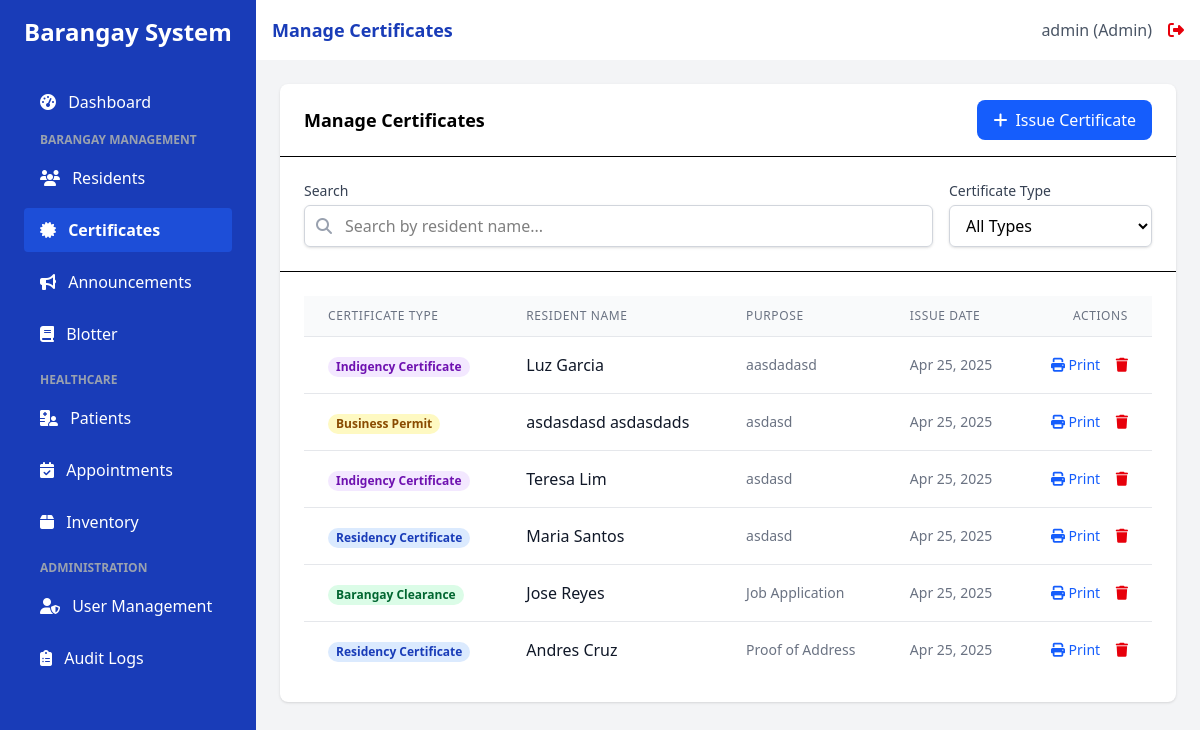
The app's page /certificates (signed in) with its own data.
### app.py (models this page shows, shortened)
class User(UserMixin, db.Model):
    id = db.Column(db.Integer, primary_key=True)
    username = db.Column(db.String(100), unique=True, nullable=False)
    email = db.Column(db.String(100), unique=True, nullable=False)
    password_hash = db.Column(db.String(200), nullable=False)
    role = db.Column(db.String(20), nullable=False, default='staff')  # admin, doctor, nurse, staff
    created_at = db.Column(db.DateTime, default=datetime.utcnow)
    issued_certificates = db.relationship('Certificate', backref='issuer', lazy=True)

class Certificate(db.Model):
    id = db.Column(db.Integer, primary_key=True)
    resident_id = db.Column(db.Integer, db.ForeignKey('resident.id'), nullable=False)
    type = db.Column(db.String(50), nullable=False)
    purpose = db.Column(db.String(200))
    issue_date = db.Column(db.DateTime, default=datetime.utcnow)
    issued_by_id = db.Column(db.Integer, db.ForeignKey('user.id'), nullable=True) # Allow null if needed, or set nullable=False if required
    resident = db.relationship('Resident', backref='certificates')

class Resident(db.Model):
    id = db.Column(db.Integer, primary_key=True)
    first_name = db.Column(db.String(100), nullable=False)
    last_name = db.Column(db.String(100), nullable=False)
    address = db.Column(db.String(200), nullable=False)
    contact_number = db.Column(db.String(20))
    birth_date = db.Column(db.Date)
    created_at = db.Column(db.DateTime, default=datetime.utcnow)
    is_patient = db.Column(db.Boolean, default=False)

### app.py (the view)
@app.route('/certificates')
@login_required
@role_required(['admin', 'staff']) # Or adjust roles as needed
def certificates():
    try:
        issued_certificates = Certificate.query.order_by(Certificate.issue_date.desc()).all()
        all_residents = Resident.query.order_by(Resident.last_name, Resident.first_name).all()
    except OperationalError as e:
        flash(f"Database error: {e}. Could not load certificate or resident data.", 'danger')
        issued_certificates = []
        all_residents = []
    except Exception as e:
        flash(f"An unexpected error occurred: {e}", 'danger')
        issued_certificates = []
        all_residents = []
    return render_template('certificates.html',
                           title="Manage Certificates",
                           certificates=issued_certificates,
                           residents=all_residents) # Pass residents to the template

### app.py (called while the page is built)
@login_manager.user_loader
def load_user(user_id):
    return User.query.get(int(user_id))

def role_required(roles):
    def decorator(f):
        @wraps(f)
        def decorated_function(*args, **kwargs):
            if not current_user.is_authenticated or current_user.role not in roles:
                flash('You do not have permission to access this page.', 'danger')
                return redirect(url_for('login'))
            return f(*args, **kwargs)
        return decorated_function
    return decorator

### templates/certificates.html (shortened to what this page needs)
{% extends 'base.html' %}
{% block content %}
<div x-data="certificateSystem()" class="bg-white rounded-lg shadow">
    <div class="border-b px-6 py-4 flex items-center justify-between">
        <h2 class="font-semibold text-lg">Manage Certificates</h2>
        <button @click="openModal()" class="bg-blue-600 hover:bg-blue-700 text-white px-4 py-2 rounded-lg flex items-center">
            <i class="fas fa-plus mr-2"></i> Issue Certificate
        </button>
    </div>
    <div class="p-6 border-b">
        <div class="flex flex-col md:flex-row gap-4">
            <div class="flex-1">
                <label for="search" class="block text-sm font-medium text-gray-700 mb-1">Search</label>
                <div class="relative">
                    <div class="absolute inset-y-0 left-0 pl-3 flex items-center pointer-events-none">
                        <i class="fas fa-search text-gray-400"></i>
                    </div>
                    <input type="text" id="search" x-model="searchQuery" @input.debounce.300ms="console.log('Search:', searchQuery)" class="block w-full pl-10 pr-3 py-2 border border-gray-300 rounded-md shadow-sm focus:outline-none focus:ring-blue-500 focus:border-blue-500" placeholder="Search by resident name...">
                </div>
            </div>
            <div>
                <label for="typeFilter" class="block text-sm font-medium text-gray-700 mb-1">Certificate Type</label>
                <select id="typeFilter" x-model="typeFilter" @change="console.log('Filter:', typeFilter)" class="block w-full px-3 py-2 border border-gray-300 rounded-md shadow-sm focus:outline-none focus:ring-blue-500 focus:border-blue-500">
                    <option value="">All Types</option>
                </select>
            </div>
        </div>
    </div>
    <div class="p-6 overflow-x-auto">
        <table class="min-w-full divide-y divide-gray-200">
            <thead class="bg-gray-50">
                <tr>
                    <th scope="col" class="px-6 py-3 text-left text-xs font-medium text-gray-500 uppercase tracking-wider">Certificate Type</th>
                    <th scope="col" class="px-6 py-3 text-left text-xs font-medium text-gray-500 uppercase tracking-wider">Resident Name</th>
                    <th scope="col" class="px-6 py-3 text-left text-xs font-medium text-gray-500 uppercase tracking-wider">Purpose</th>
                    <th scope="col" class="px-6 py-3 text-left text-xs font-medium text-gray-500 uppercase tracking-wider">Issue Date</th>
                    <th scope="col" class="px-6 py-3 text-right text-xs font-medium text-gray-500 uppercase tracking-wider">Actions</th>
                </tr>
            </thead>
            <tbody class="bg-white divide-y divide-gray-200">
                {% if certificates %}
                    {% for cert in certificates %}
                    <tr x-show="matchesSearch('{{ cert.resident.first_name if cert.resident else '' }} {{ cert.resident.last_name if cert.resident else '' }}') && matchesFilter('{{ cert.type }}')">
                        <td class="px-6 py-4 whitespace-nowrap">
                            <span class="px-2 inline-flex text-xs leading-5 font-semibold rounded-full
                                {% if cert.type == 'Barangay Clearance' %}bg-green-100 text-green-800
                                {% elif cert.type == 'Residency Certificate' %}bg-blue-100 text-blue-800
                                {% elif cert.type == 'Indigency Certificate' %}bg-purple-100 text-purple-800
                                {% elif cert.type == 'Business Permit' %}bg-yellow-100 text-yellow-800
                                {% else %}bg-gray-100 text-gray-800{% endif %}">
                                {{ cert.type }}
                            </span>
                        </td>
                        <td class="px-6 py-4 whitespace-nowrap">
                            {% if cert.resident %}
                                <div class="font-medium text-gray-900">{{ cert.resident.first_name }} {{ cert.resident.last_name }}</div>
                            {% else %}
                                <div class="font-medium text-red-600">Resident Not Found (ID: {{ cert.resident_id }})</div>
                            {% endif %}
                        </td>
                        <td class="px-6 py-4 text-sm text-gray-500">
                            {{ cert.purpose|truncate(30) }}
                        </td>
                        <td class="px-6 py-4 whitespace-nowrap text-sm text-gray-500">
                            {{ cert.issue_date.strftime('%b %d, %Y') }}
                        </td>
                        <td class="px-6 py-4 whitespace-nowrap text-right text-sm font-medium">
                             <a href="{{ url_for('print_certificate', id=cert.id) }}" target="_blank" class="text-blue-600 hover:text-blue-900 mr-3" title="Print Certificate">
                                <i class="fas fa-print"></i> Print
                            </a>
                            <form action="{{ url_for('delete_certificate', id=cert.id) }}" method="POST" class="inline" onsubmit="return confirm('Are you sure you want to delete this certificate? This action cannot be undone.');">
                                <button type="submit" class="text-red-600 hover:text-red-900" title="Delete Certificate">
                                    <i class="fas fa-trash"></i>
                                </button>
                            </form>
                        </td>
                    </tr>
                    {% endfor %}
                {% else %}
                    <tr>
                        <td colspan="5" class="px-6 py-4 text-center text-sm text-gray-500">
                            No certificates found. <button @click="openModal()" class="text-blue-600 hover:underline">Issue the first one</button>.
                        </td>
                    </tr>
                {% endif %}
            </tbody>
        </table>
    </div>
</div>
{% endblock %}

### templates/base.html (shortened to what this page needs)
<!DOCTYPE html>
<html lang="en">
<head>
    <script src="https://cdn.jsdelivr.net/npm/@tailwindcss/browser@4"></script>
    <link rel="stylesheet" href="https://cdnjs.cloudflare.com/ajax/libs/font-awesome/6.4.0/css/all.min.css">
</head>
<body class="bg-gray-50 flex h-screen">
    <div class="bg-blue-800 text-white w-64 py-4 flex-shrink-0 hidden md:block">
        <div class="px-6">
            <h1 class="text-2xl font-bold mb-8">Barangay System</h1>
            <nav>
                <a href="{{ url_for('index') }}" class="sidebar-link block py-2.5 px-4 rounded transition duration-200 {% if request.path == url_for('index') %}sidebar-active{% else %}hover:bg-blue-700{% endif %} mb-2">
                    <i class="fas fa-tachometer-alt mr-2"></i> Dashboard
                </a>
                {% if current_user.role != 'doctor' and current_user.role != 'nurse' %}
                <div class="mb-4">
                    <p class="text-xs uppercase text-gray-400 font-semibold mb-2 pl-4">Barangay Management</p>
                    <a href="{{ url_for('residents') }}" class="sidebar-link block py-2.5 px-4 rounded transition duration-200 {% if request.path == url_for('residents') %}sidebar-active{% else %}hover:bg-blue-700{% endif %} mb-2">
                        <i class="fas fa-users mr-2"></i> Residents
                    </a>
                    <a href="{{ url_for('certificates') }}" class="sidebar-link block py-2.5 px-4 rounded transition duration-200 {% if request.path == url_for('certificates') %}sidebar-active{% else %}hover:bg-blue-700{% endif %} mb-2">
                        <i class="fas fa-certificate mr-2"></i> Certificates
                    </a>
                    <a href="{{ url_for('announcements') }}" class="sidebar-link block py-2.5 px-4 rounded transition duration-200 {% if request.path == url_for('announcements') %}sidebar-active{% else %}hover:bg-blue-700{% endif %} mb-2">
                        <i class="fas fa-bullhorn mr-2"></i> Announcements
                    </a>
                    <a href="{{ url_for('blotter') }}" class="sidebar-link block py-2.5 px-4 rounded transition duration-200 {% if request.path.startswith('/blotter') %}sidebar-active{% else %}hover:bg-blue-700{% endif %} mb-2">
                        <i class="fas fa-book mr-2"></i> Blotter
                    </a>
                </div>
                {% endif %}
                {% if current_user.role != 'staff' %}
                <div class="mb-4">
                    <p class="text-xs uppercase text-gray-400 font-semibold mb-2 pl-4">Healthcare</p>
                    <a href="{{ url_for('patients') }}" class="sidebar-link block py-2.5 px-4 rounded transition duration-200 {% if request.path == url_for('patients') %}sidebar-active{% else %}hover:bg-blue-700{% endif %} mb-2">
                        <i class="fas fa-hospital-user mr-2"></i> Patients
                    </a>
                    <a href="{{ url_for('appointments') }}" class="sidebar-link block py-2.5 px-4 rounded transition duration-200 {% if request.path == url_for('appointments') %}sidebar-active{% else %}hover:bg-blue-700{% endif %} mb-2">
                        <i class="fas fa-calendar-check mr-2"></i> Appointments
                    </a>
                    <a href="{{ url_for('inventory') }}" class="sidebar-link block py-2.5 px-4 rounded transition duration-200 {% if request.path == url_for('inventory') %}sidebar-active{% else %}hover:bg-blue-700{% endif %} mb-2">
                        <i class="fas fa-box mr-2"></i> Inventory
                    </a>
                </div>
                {% endif %}
                {% if current_user.is_authenticated and current_user.role == 'admin' %}
                <div class="mb-4">
                    <p class="text-xs uppercase text-gray-400 font-semibold mb-2 pl-4">Administration</p>
                    <a href="{{ url_for('users') }}" class="sidebar-link block py-2.5 px-4 rounded transition duration-200 {% if request.path == url_for('users') %}sidebar-active{% else %}hover:bg-blue-700{% endif %} mb-2">
                        <i class="fas fa-user-shield mr-2"></i> User Management
                    </a>
                    <a href="{{ url_for('audit_logs') }}" class="sidebar-link block py-2.5 px-4 rounded transition duration-200 {% if request.path == url_for('audit_logs') %}sidebar-active{% else %}hover:bg-blue-700{% endif %} mb-2">
                        <i class="fas fa-clipboard-list mr-2"></i> Audit Logs
                    </a>
                </div>
                {% endif %}
            </nav>
        </div>
    </div>
    <div class="flex-1 flex flex-col overflow-hidden">
        <header class="bg-white shadow-sm py-4 px-4">
            <div class="flex items-center justify-between">
                <div class="text-lg font-semibold text-blue-800">{{ title }}</div>
                {% if current_user.is_authenticated %}
                <div class="flex items-center">
                    <span class="text-gray-600 mr-4">{{ current_user.username }} ({{ current_user.role|capitalize }})</span>
                    <a href="{{ url_for('logout') }}" class="text-red-600 hover:text-red-800">
                        <i class="fas fa-sign-out-alt"></i>
                    </a>
                </div>
                {% endif %}
            </div>
        </header>
        <main class="flex-1 overflow-x-hidden overflow-y-auto bg-gray-100 p-6">
            {% block content %}{% endblock %}
        </main>
    </div>
</body>
</html>

### templates/base.html (style rules this page uses)
.sidebar-active { background-color: #1D4ED8; color: white; font-weight: 600; }

### records on screen
User: username "admin", role "Admin"
Certificate: type "Indigency Certificate", resident.first_name "Luz", resident.last_name "Garcia", purpose "aasdadasd", issue_date "Apr 25, 2025"
Certificate: type "Business Permit", resident.first_name "asdasdasd", resident.last_name "asdasdads", purpose "asdasd", issue_date "Apr 25, 2025"
Certificate: type "Indigency Certificate", resident.first_name "Teresa", resident.last_name "Lim", purpose "asdasd", issue_date "Apr 25, 2025"
Certificate: type "Residency Certificate", resident.first_name "Maria", resident.last_name "Santos", purpose "asdasd", issue_date "Apr 25, 2025"
Certificate: type "Barangay Clearance", resident.first_name "Jose", resident.last_name "Reyes", purpose "Job Application", issue_date "Apr 25, 2025"
Certificate: type "Residency Certificate", resident.first_name "Andres", resident.last_name "Cruz", purpose "Proof of Address", issue_date "Apr 25, 2025"

### other values on screen
{{ title }} "Manage Certificates"
